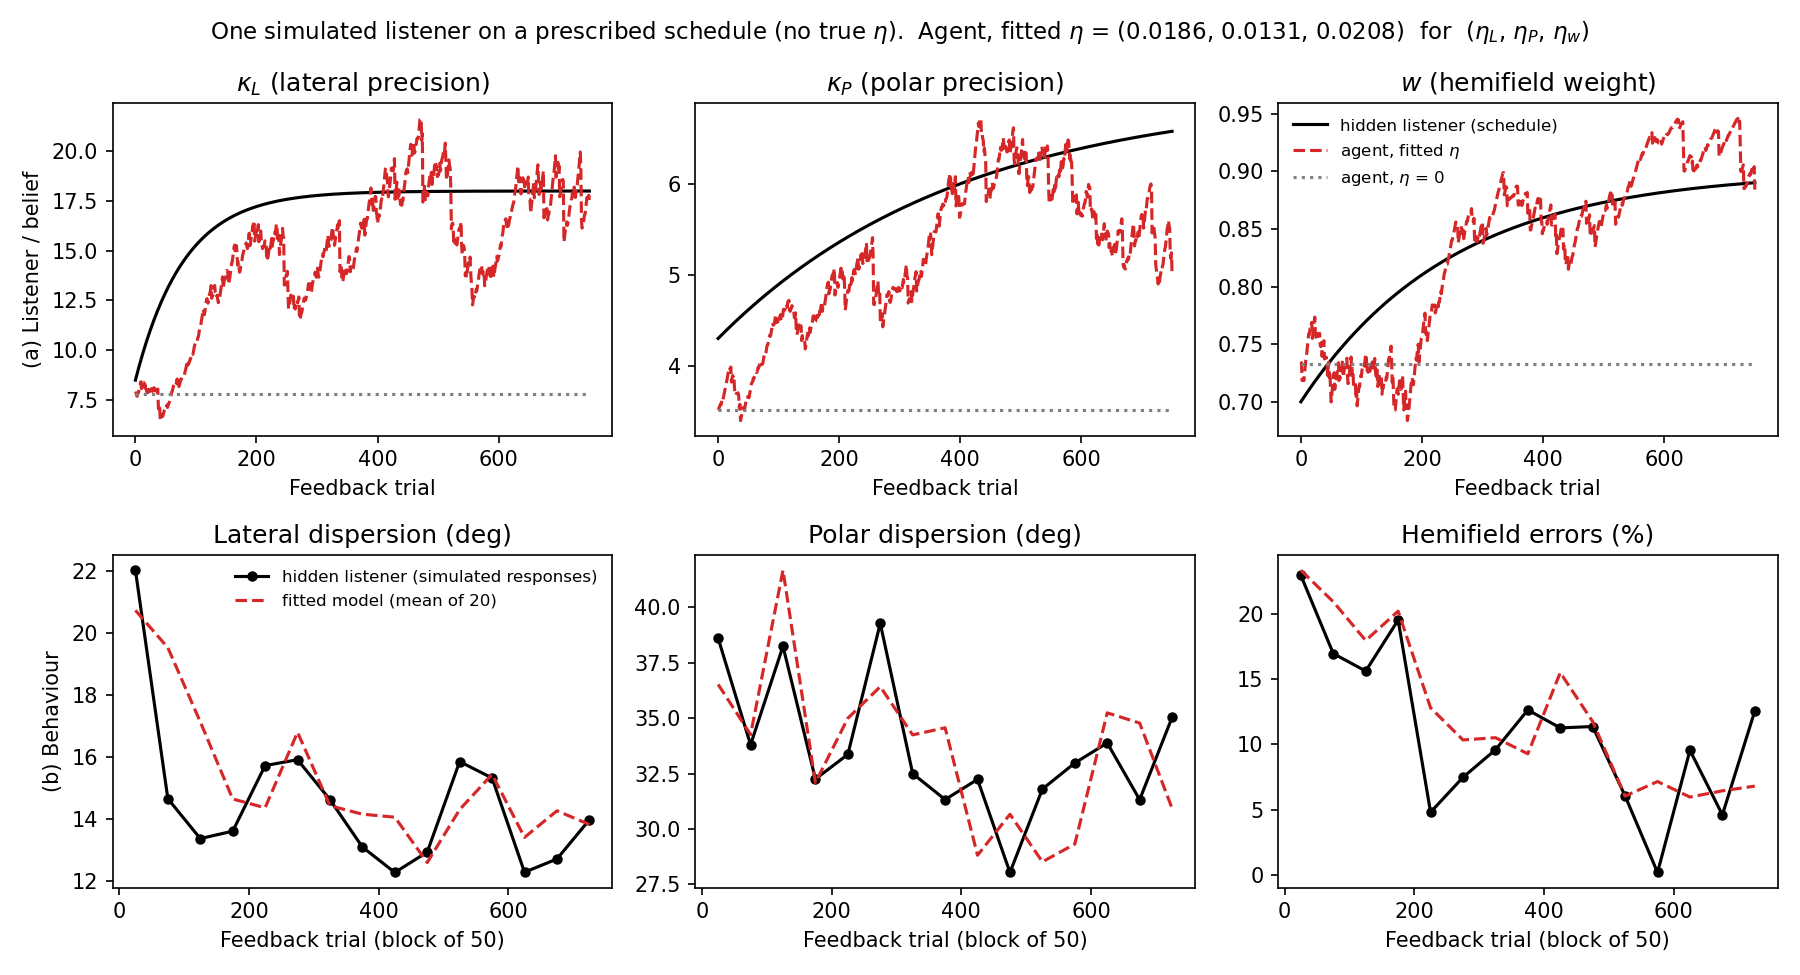

This chart was generated by the following Python code:
"""
demo_one_listener.py
====================

A step-by-step tutorial of the IWAI 2026 model ("Framing Spatial Hearing within
the Free Energy Principle"), run on ONE simulated listener instead of real data.

What happens, top to bottom:
  1. settings (the hidden listener's schedule, number of trials)
  2. the generative model: likelihood of a response given target and beliefs
  3. the belief update: free energy gradient, Fisher information, natural-gradient step
  4. simulate one listener: a hidden "true listener" whose precision and hemifield
     weight follow a prescribed schedule produces all responses (a baseline block
     and a feedback block)
  5. fit the agent: starting beliefs from the baseline block, then learning rates
     by maximum likelihood of the feedback-block responses, with beliefs rolled
     forward trial by trial
  6. behavioural metrics in 50-trial blocks (data vs. fitted model)
  7. plot

Why a hidden listener with a schedule? If the responses were drawn from the
agent's own beliefs (a closed loop), the score (prediction error) would have zero
mean and the beliefs would only diffuse as a random walk. Learning, as in the real
data, needs responses that are better than the current beliefs predict, so here
the listener improves on a fixed schedule and the agent has to catch up.

Reference implementation: MAIN_fep_simulation.ipynb (cells 4, 6, 12, 14, 17).
Equations: Appendix A of the paper (A1-A6). Where the two differ, this script
follows the notebook and says so in a comment marked "NOTEBOOK vs PAPER".

Only numpy, scipy and matplotlib. Runtime: well under a minute.

Conventions (as in the notebook and in Majdak et al. 2010):
  - interaural-polar coordinates: lateral angle alpha in [-90, 90] deg,
    polar angle beta in [-90, 270) deg (0 = front, 90 = up, 180 = back)
  - all computations in radians; degrees only for printing and plotting
  - beliefs theta = (kappa_L, kappa_P, w); w is updated through its logit psi
"""

import time
import numpy as np
import scipy.optimize
from scipy.special import ive, expit, logit
import matplotlib.pyplot as plt

t_start = time.time()


# =============================================================================
# 1. SETTINGS
# =============================================================================
rng = np.random.default_rng(9)         # one seed for everything -> reproducible
                                       # (seed 9: fitted learning rates closest to the median over seeds 1-10; see 5b)

N_BASELINE = 100     # baseline trials (no feedback); the notebook uses the last 100
                     # trials of Experiment 1 to estimate the starting beliefs
N_TRIALS   = 750     # feedback trials (the paper's Fig. 3 is truncated at 750)
BLOCK      = 50      # trials per block for the behavioural metrics
N_PRED     = 20      # simulated response sets from the fitted model (panel b)

# The hidden listener. Its parameters change over the feedback block on a
# prescribed schedule, independent of the agent's beliefs: saturating
# exponentials  x(j) = x_end + (x_start - x_end) exp(-j / tau),  j = feedback trial,
# with distinct timescales as in the paper (fast lateral, slow polar precision).
# The start values are close to the baseline fit of listener NH16
# (notebook cell 10: kappa_P = 4.31, w = 0.71, kappa_L = 8.54); the baseline block
# uses the start values. There are no "true learning rates": the hidden listener
# has a schedule, only the agent has learning rates, and those are fitted.
KL_START, KL_END, TAU_L = 8.5, 18.0, 80.0     # lateral concentration kappa_L (SD ~20 -> ~14 deg), fast
KP_START, KP_END, TAU_P = 4.3, 7.0, 400.0     # polar concentration kappa_P (SD ~30 -> ~23 deg), slow
W_START,  W_END,  TAU_W = 0.70, 0.90, 250.0   # hemifield weight w = P(correct hemifield)

# Target directions as in Majdak et al. (2010): uniform on the sphere,
# all azimuths, elevations between -30 and +80 deg.
EL_MIN, EL_MAX = np.deg2rad(-30.0), np.deg2rad(80.0)


# =============================================================================
# 2. THE GENERATIVE MODEL (likelihood of one response)
# =============================================================================
# Von Mises density:  VM(x; mu, kappa) = exp(kappa cos(x - mu)) / (2 pi I0(kappa))
# We use log I0(kappa) = log(ive(0, kappa)) + kappa, which does not overflow.
#
# Lateral (A2):  p(alpha_r | alpha_t, kappa_L) = VM(alpha_r; alpha_t, kappa_L)
# Polar   (A3):  p(beta_r | ..., kappa_P, w)  = w     VM(beta_r; beta_t,      kappa_P~)
#                                             + (1-w) VM(beta_r; pi - beta_t, kappa_P~)
#                with kappa_P~ = kappa_P cos^2(alpha).
#
# Which alpha goes into cos^2? The LISTENER perceives with the inferred cone
# alpha_r. The EXPERIMENTER, who fits the model, conditions on the true cone
# alpha_t; this is the likelihood used for theta_0, for the learning rates,
# inside the update and in the simulation of section 4 (notebook cells 4, 12,
# 14, 17). The function below is the experimenter's one.

def log_lik_trial(alpha_t, beta_t, alpha_r, beta_r, kappa_L, kappa_P, w):
    """Log-likelihood of a response (alpha_r, beta_r) to a target (alpha_t, beta_t)
    under beliefs (kappa_L, kappa_P, w). Returns (lateral part, polar part).
    Works on single trials and on arrays of trials. Angles in radians."""
    # lateral: one von Mises centred on the target
    log_p_lat = kappa_L * np.cos(alpha_r - alpha_t) - (np.log(2 * np.pi) + np.log(ive(0, kappa_L)) + kappa_L)
    # polar: two von Mises, correct hemifield (beta_t) and mirrored (pi - beta_t)
    k_eff = np.maximum(kappa_P * np.cos(alpha_t) ** 2, 1e-6)      # cone of confusion
    log_norm = np.log(2 * np.pi) + np.log(ive(0, k_eff)) + k_eff
    vm_c = np.exp(k_eff * np.cos(beta_r - beta_t) - log_norm)
    vm_m = np.exp(k_eff * np.cos(beta_r - (np.pi - beta_t)) - log_norm)
    log_p_pol = np.log(np.maximum(w * vm_c + (1 - w) * vm_m, 1e-300))
    return log_p_lat, log_p_pol


# =============================================================================
# 3. THE BELIEF UPDATE (one natural-gradient step on the free energy)
# =============================================================================
# Free energy with a flat prior and a Laplace posterior (A4):
#     F_i = -log p(response_i | target_i, theta_i) + const
# Natural-gradient step (A5):
#     theta_{i+1} = theta_i - eta * I(theta_i)^{-1} * dF_i/dtheta
# Fisher information:
#     von Mises concentration:  I(kappa) = A'(kappa) = 1 - A(kappa)^2 - A(kappa)/kappa,
#                               A(kappa) = I1(kappa)/I0(kappa) = E[cos(x - mu)]
#     logit psi of w:           I(psi) = w (1 - w)
# Because the likelihood factorises, the three updates do not interact.
#
# Polar prediction error: with kappa_P~ = kappa_P cos^2(alpha_t) the exact derivative is
#     dF/dkappa_P = -cos^2(alpha_t) [r - A(kappa_P~)],
# and the update (notebook cell 12) uses exactly this gradient: the expected
# alignment A is evaluated at the scaled concentration kappa_P~. Only the
# preconditioner keeps the unscaled Fisher information A'(kappa_P) (the exact
# Fisher of the scaled model would divide by cos^2 and up-weight lateral trials).
# The prediction error r - A(kappa_P~) is positive on average when the responses
# are more concentrated than the current belief predicts, and negative when they
# are less: kappa_P moves towards the listener's actual polar precision.

def update_beliefs(kappa_L, kappa_P, psi, alpha_t, beta_t, alpha_r, beta_r, eta_L, eta_P, eta_w):
    """One trial of learning after visual feedback (notebook cell 12, Eqs. A6-A8).
    Takes the current beliefs (kappa_L, kappa_P, psi = logit w), the target and the
    response, and the learning rates. Returns the beliefs for the next trial."""
    A_L = ive(1, kappa_L) / ive(0, kappa_L)                  # Bessel ratio A(kappa_L)
    A_P = ive(1, kappa_P) / ive(0, kappa_P)                  # Bessel ratio A(kappa_P), for the Fisher term
    fisher_L = max(1 - A_L ** 2 - A_L / kappa_L, 1e-4)       # I(kappa_L), floored as in notebook
    fisher_P = max(1 - A_P ** 2 - A_P / kappa_P, 1e-4)       # I(kappa_P)
    # lateral: prediction error = observed alignment - expected alignment
    grad_L = -(np.cos(alpha_r - alpha_t) - A_L)              # dF/dkappa_L
    kappa_L_new = np.clip(kappa_L - eta_L * grad_L / fisher_L, 0.01, 200.0)
    # polar: the two mixture components evaluated at the response
    w, cos2 = expit(psi), np.cos(alpha_t) ** 2               # true cone after feedback
    k_eff = max(kappa_P * cos2, 1e-6)
    log_norm = np.log(2 * np.pi) + np.log(ive(0, k_eff)) + k_eff
    vm_c = np.exp(k_eff * np.cos(beta_r - beta_t) - log_norm)
    vm_m = np.exp(k_eff * np.cos(beta_r - (np.pi - beta_t)) - log_norm)
    p = w * vm_c + (1 - w) * vm_m
    if p < 1e-300:                                           # response impossible: skip (notebook)
        return kappa_L_new, kappa_P, psi
    # r = responsibility-weighted cosine alignment between response and target
    r = (w * np.cos(beta_r - beta_t) * vm_c + (1 - w) * np.cos(beta_r - (np.pi - beta_t)) * vm_m) / p
    A_eff = ive(1, k_eff) / ive(0, k_eff)                    # expected alignment A(kappa_P~)
    grad_P = -cos2 * (r - A_eff)                             # dF/dkappa_P (exact gradient)
    kappa_P_new = np.clip(kappa_P - eta_P * grad_P / fisher_P, 0.01, 200.0)
    # hemifield: dF/dpsi = -w(1-w)(vm_c - vm_m)/p; dividing by I(psi) = w(1-w) cancels it
    psi_new = psi + eta_w * (vm_c - vm_m) / p
    return kappa_L_new, kappa_P_new, psi_new


# =============================================================================
# 4. SIMULATE ONE LISTENER
# =============================================================================
N_ALL = N_BASELINE + N_TRIALS

# 4a. Targets: uniform on the sphere within the elevation range.
# Uniform on a sphere = uniform azimuth and uniform sin(elevation).
az = rng.uniform(0, 2 * np.pi, N_ALL)
el = np.arcsin(rng.uniform(np.sin(EL_MIN), np.sin(EL_MAX), N_ALL))
x, y, z = np.cos(el) * np.cos(az), np.cos(el) * np.sin(az), np.sin(el)   # x front, y left, z up
alpha_t = np.arcsin(y)                               # lateral angle
beta_t = np.arctan2(z, x)                            # polar angle in (-pi, pi]
beta_t = np.where(beta_t < -np.pi / 2, beta_t + 2 * np.pi, beta_t)   # -> [-90, 270) deg

# 4b. The hidden listener's schedule. Entry j is the listener's state on
# feedback trial j (entry N_TRIALS is the state after the last trial, for the plot).
# During the baseline block the listener stays at the start values.
j = np.arange(N_TRIALS + 1)
kL_true = KL_END + (KL_START - KL_END) * np.exp(-j / TAU_L)
kP_true = KP_END + (KP_START - KP_END) * np.exp(-j / TAU_P)
w_true = W_END + (W_START - W_END) * np.exp(-j / TAU_W)
kL_all = np.concatenate([np.full(N_BASELINE, KL_START), kL_true[:-1]])   # per trial, baseline + feedback
kP_all = np.concatenate([np.full(N_BASELINE, KP_START), kP_true[:-1]])
w_all = np.concatenate([np.full(N_BASELINE, W_START), w_true[:-1]])

# 4c. Responses. Every response, baseline and feedback, is drawn from the hidden
# listener with the generative model of section 2. The agent's beliefs play no
# role here.
# lateral response: target + von Mises noise (may exceed +-90 deg rarely; as in notebook)
alpha_r = alpha_t + rng.vonmises(0.0, kL_all)
# polar response: pick the hemifield with probability w, then add von Mises noise.
# The listener's own generative model at perception uses alpha_r; the experimenter's
# likelihood, the update and this simulation use the true cone alpha_t, as in the paper.
correct_hemi = rng.random(N_ALL) < w_all
beta_r = np.where(correct_hemi, beta_t, np.pi - beta_t) + rng.vonmises(0.0, np.maximum(kP_all * np.cos(alpha_t) ** 2, 1e-6))
beta_r = (beta_r + np.pi / 2) % (2 * np.pi) - np.pi / 2          # -> [-90, 270) deg

# Split into the two blocks. From here on we only use what an experimenter sees:
# targets and responses. The hidden schedule is kept only for the plot.
base = slice(0, N_BASELINE)
feed = slice(N_BASELINE, N_ALL)
at, bt, ar, br = alpha_t[feed], beta_t[feed], alpha_r[feed], beta_r[feed]


# =============================================================================
# 5. FIT
# =============================================================================
# 5a. Starting beliefs theta_0 from the baseline block (notebook cells 4, 10):
# plain maximum likelihood, no learning (beliefs constant over the block).
# Parametrised as (log kappa_L, log kappa_P, logit w) so the optimiser is unconstrained.
# The notebook fits lateral and polar separately with a multi-start grid; since the
# likelihood factorises a joint fit from one sensible start gives the same answer here.
def neg_log_lik_baseline(x):
    """Negative log-likelihood of the baseline responses for constant beliefs x."""
    lp_lat, lp_pol = log_lik_trial(alpha_t[base], beta_t[base], alpha_r[base], beta_r[base],
                                   np.exp(x[0]), np.exp(x[1]), expit(x[2]))
    return -np.sum(lp_lat + lp_pol)

res0 = scipy.optimize.minimize(neg_log_lik_baseline, x0=[np.log(5.0), np.log(2.0), logit(0.8)],
                               method='Nelder-Mead', options={'xatol': 1e-6, 'fatol': 1e-6})
KL0_FIT, KP0_FIT, W0_FIT = np.exp(res0.x[0]), np.exp(res0.x[1]), expit(res0.x[2])

print('Step 5a. Starting beliefs from the baseline block (%d trials)' % N_BASELINE)
print('            hidden    fitted')
print('  kappa_L  %7.2f   %7.2f' % (KL_START, KL0_FIT))
print('  kappa_P  %7.2f   %7.2f' % (KP_START, KP0_FIT))
print('  w        %7.3f   %7.3f' % (W_START, W0_FIT))

# 5b. Learning rates (notebook cell 14). theta_0 is fixed at the baseline fit.
# For a candidate (eta_L, eta_P, eta_w) we roll the beliefs forward over the
# OBSERVED feedback trials with the update rule, and add up the log-likelihood
# of each response under the beliefs held just before that trial's feedback.
# The fitting cost is the negative of that sum.
#
# NOTEBOOK vs SCRIPT: the notebook minimises with BADS (pybads) on the raw learning
# rates with bounds. Here we use scipy's Nelder-Mead on log learning rates, which
# keeps them positive without bounds. eta_P can still go to ~0 (log eta -> -inf).
def neg_log_lik_learning(log_etas):
    """Negative log-likelihood of the feedback-block responses for learning
    rates exp(log_etas) = (eta_L, eta_P, eta_w), beliefs rolled forward trial by trial."""
    eta_L, eta_P, eta_w = np.exp(log_etas)
    kappa_L, kappa_P, psi = KL0_FIT, KP0_FIT, logit(W0_FIT)
    nll = 0.0
    for i in range(N_TRIALS):
        lp_lat, lp_pol = log_lik_trial(at[i], bt[i], ar[i], br[i], kappa_L, kappa_P, expit(psi))
        nll -= lp_lat + lp_pol                            # predict first ...
        kappa_L, kappa_P, psi = update_beliefs(kappa_L, kappa_P, psi, at[i], bt[i], ar[i], br[i],
                                               eta_L, eta_P, eta_w)   # ... then learn
    return nll

x_start = np.log([0.005, 0.005, 0.005])                   # same start for all three rates
nll_start = neg_log_lik_learning(x_start)
nll_none = neg_log_lik_learning(np.log([1e-12, 1e-12, 1e-12]))   # "no learning" reference

res = scipy.optimize.minimize(neg_log_lik_learning, x_start, method='Nelder-Mead',
                              options={'xatol': 1e-3, 'fatol': 1e-3, 'maxiter': 600})
ETA_L_FIT, ETA_P_FIT, ETA_W_FIT = np.exp(res.x)
# How typical is this fit? Over seeds 1-10 the fitted learning rates had medians
# eta_L 0.019, eta_P 0.012, eta_w 0.019 (ranges 0.014-0.023, 0.004-0.015,
# 0.012-0.026), and learning always beat no learning by 58-174 nats. Seed 9 is the
# seed closest to these medians. One listener and 750 trials carry limited
# information about how fast beliefs move, and theta_0 from 100 baseline trials
# is itself noisy.

print('\nStep 5b. Learning rates by maximum likelihood (%d feedback trials)' % N_TRIALS)
print('  NLL with no learning (eta = 0)           : %9.2f' % nll_none)
print('  NLL at the start values (eta = 0.005)    : %9.2f' % nll_start)
print('  NLL at the optimum (%3d iterations)      : %9.2f' % (res.nit, res.fun))
print('  fitted learning rates (there are no true ones: the hidden listener has a schedule)')
print('  eta_L    %8.4f' % ETA_L_FIT)
print('  eta_P    %8.4f' % ETA_P_FIT)
print('  eta_w    %8.4f' % ETA_W_FIT)

# 5c. The fitted belief trajectory: same roll-forward, with the fitted values.
kL_fit = np.zeros(N_TRIALS + 1)
kP_fit = np.zeros(N_TRIALS + 1)
w_fit = np.zeros(N_TRIALS + 1)
kappa_L, kappa_P, psi = KL0_FIT, KP0_FIT, logit(W0_FIT)
for i in range(N_TRIALS):
    kL_fit[i], kP_fit[i], w_fit[i] = kappa_L, kappa_P, expit(psi)
    kappa_L, kappa_P, psi = update_beliefs(kappa_L, kappa_P, psi, at[i], bt[i], ar[i], br[i],
                                           ETA_L_FIT, ETA_P_FIT, ETA_W_FIT)
kL_fit[-1], kP_fit[-1], w_fit[-1] = kappa_L, kappa_P, expit(psi)


# =============================================================================
# 6. BEHAVIOURAL METRICS IN BLOCKS (notebook cell 6)
# =============================================================================
# 6a. Predicted responses from the fitted model: on each trial, draw a response
# from the fitted beliefs of that trial (rolled forward on the observed data, as
# in the notebook), N_PRED times, with the same sampler as in section 4.
ar_pred = at + rng.vonmises(0.0, kL_fit[:-1], size=(N_PRED, N_TRIALS))
correct = rng.random((N_PRED, N_TRIALS)) < w_fit[:-1]
br_pred = np.where(correct, bt, np.pi - bt) + rng.vonmises(0.0, np.maximum(kP_fit[:-1] * np.cos(at) ** 2, 1e-6))

# 6b. Three metrics per 50-trial block, for the data (1 set) and the model (N_PRED sets):
#   lateral dispersion : SD of the lateral error (deg)
#   polar dispersion   : cos^2(alpha_t)-weighted RMS polar error (deg) after folding
#                        hemifield errors back into the correct hemifield (beta_r -> pi - beta_r)
#   hemifield errors   : cos^2(alpha_t)-weighted % of responses with |polar error| >= 90 deg
# NOTEBOOK vs PAPER: the Fig. 3 caption says hemifield errors are "excluded" from the
# polar dispersion; the notebook (sdPol) folds them back instead. We follow the notebook.
n_blocks = N_TRIALS // BLOCK
block_mid = np.arange(n_blocks) * BLOCK + BLOCK / 2
metrics = {}
for name, a_r, b_r in [('data', ar[None, :], br[None, :]), ('model', ar_pred, br_pred)]:
    shape = (a_r.shape[0], n_blocks, BLOCK)               # (response sets, blocks, trials)
    wgt = (np.cos(at) ** 2)[:n_blocks * BLOCK].reshape(1, n_blocks, BLOCK)
    lat_err = (a_r - at + np.pi) % (2 * np.pi) - np.pi
    pol_err = (b_r - bt + np.pi) % (2 * np.pi) - np.pi
    is_hemi = np.abs(pol_err) >= np.pi / 2
    folded = np.where(is_hemi, np.pi - b_r, b_r)
    pol_err_f = (folded - bt + np.pi) % (2 * np.pi) - np.pi
    lat_err, pol_err_f, is_hemi = (v[:, :n_blocks * BLOCK].reshape(shape) for v in (lat_err, pol_err_f, is_hemi))
    sd_lat = np.rad2deg(np.std(lat_err, axis=2))
    sd_pol = np.rad2deg(np.sqrt(np.sum(wgt * pol_err_f ** 2, axis=2) / np.sum(wgt, axis=2)))
    hemi = 100 * np.sum(wgt * is_hemi, axis=2) / np.sum(wgt, axis=2)
    metrics[name] = [m.mean(axis=0) for m in (sd_lat, sd_pol, hemi)]   # average over response sets


# =============================================================================
# 7. PLOT
# =============================================================================
trials = np.arange(N_TRIALS + 1)
fig, axes = plt.subplots(2, 3, figsize=(12, 6.5))

# (a) hidden listener's schedule (black) vs. the agent's beliefs rolled forward
# with the fitted learning rates (red dashed) and with no learning, eta = 0 (grey
# dotted: the beliefs stay at theta_0 from the baseline block).
panels_a = [(kL_true, kL_fit, KL0_FIT, r'$\kappa_L$ (lateral precision)'),
            (kP_true, kP_fit, KP0_FIT, r'$\kappa_P$ (polar precision)'),
            (w_true, w_fit, W0_FIT, r'$w$ (hemifield weight)')]
for ax, (true, fit, start, label) in zip(axes[0], panels_a):
    ax.plot(trials, true, color='black', lw=1.5, label='hidden listener (schedule)')
    ax.plot(trials, fit, color='tab:red', ls='--', lw=1.5, label=r'agent, fitted $\eta$')
    ax.plot(trials, np.full(len(trials), start), color='grey', ls=':', lw=1.5, label=r'agent, $\eta$ = 0')
    ax.set_title(label)
    ax.set_xlabel('Feedback trial')
axes[0, 0].set_ylabel('(a) Listener / belief')
axes[0, 2].legend(frameon=False, fontsize=8, loc='upper left')

# (b) behaviour: simulated responses (black) vs. fitted model's predicted responses (dashed)
labels_b = ['Lateral dispersion (deg)', 'Polar dispersion (deg)', 'Hemifield errors (%)']
for k, ax in enumerate(axes[1]):
    ax.plot(block_mid, metrics['data'][k], 'o-', color='black', lw=1.5, ms=4, label='hidden listener (simulated responses)')
    ax.plot(block_mid, metrics['model'][k], '--', color='tab:red', lw=1.5,
            label='fitted model (mean of %d)' % N_PRED)
    ax.set_title(labels_b[k])
    ax.set_xlabel('Feedback trial (block of %d)' % BLOCK)
axes[1, 0].set_ylabel('(b) Behaviour')
axes[1, 0].legend(frameon=False, fontsize=8, loc='best')

fig.suptitle(r'One simulated listener on a prescribed schedule (no true $\eta$).  Agent, fitted $\eta$ = (%.4f, %.4f, %.4f)'
             r'  for  ($\eta_L$, $\eta_P$, $\eta_w$)'
             % (ETA_L_FIT, ETA_P_FIT, ETA_W_FIT), fontsize=11)
fig.tight_layout()
out_png = __file__.replace('.py', '.png')
fig.savefig(out_png, dpi=150)
print('\nSaved %s  (total runtime %.1f s)' % (out_png, time.time() - t_start))
plt.show()
